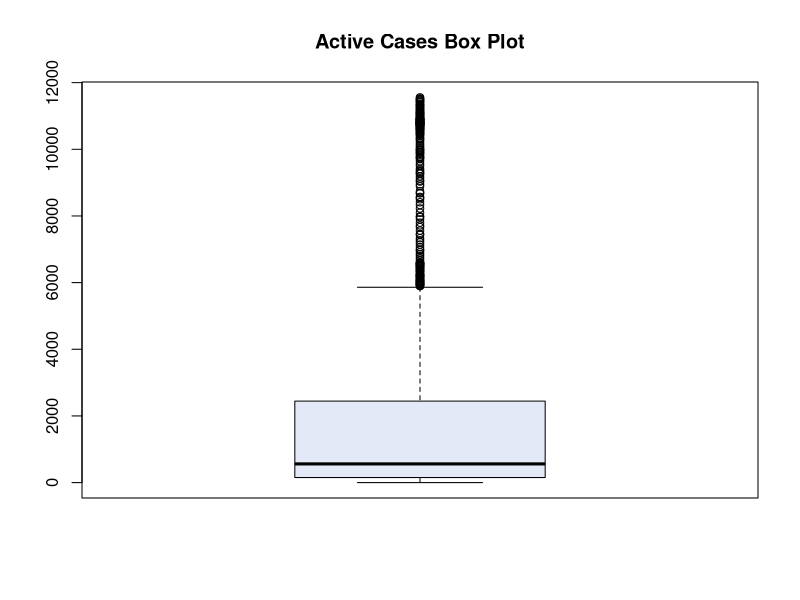

Write R code to recreate this figure.
# Load the data from the CSV file
cases <- read.csv("Coviddata.csv", header = TRUE, sep = ",", 
                  colClasses = c("NULL", "NULL", "NULL", "NULL", "NULL", "NULL", "numeric", "NULL", "NULL", "NULL", "NULL", "NULL"))

active_cases <- c(0)
for (a in cases[1]) {
  active_cases <- append(active_cases, a)
}

options(scipen = 10000)

# Generate the box plot
jpeg(file = "D:/projects/PakCovidInsights/public/images/activeCasesBoxPlot.jpeg",
     width = 600, height = 350)
boxplot(active_cases, col = "#E3E9F7", main = "Active Cases Box Plot")
dev.off()
